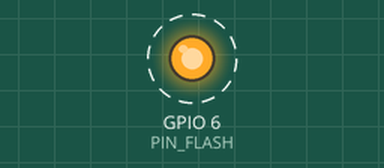
A sketch run on a simulated ESP32-S3. Shown: output pins drawn as LEDs (lit = HIGH). Dashed ring = blinking. What the sketch prints to the serial monitor is not drawn.

Above: at 1.5 s.
Timing chart, 0 to 5.6 s (numbered marks = the images above):
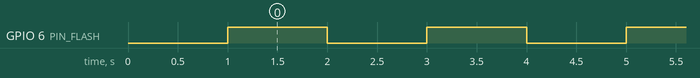

The sketch:

flash_test.ino
```cpp
#include <Arduino.h>

// 赤外線フラッシュ (LED) のピン定義
// camera.inoの定義に合わせています (GPIO 6)
#define PIN_FLASH 6

void setup() {
    Serial.begin(115200);
    while (!Serial) { delay(10); } // Wait for Serial
    delay(1000);
    Serial.println("=== ESP32 Flash Blink Test ===");

    // フラッシュピンを出力モードに設定
    pinMode(PIN_FLASH, OUTPUT);

    // 初期状態はOFF
    digitalWrite(PIN_FLASH, LOW);
}

void loop() {
    Serial.println("Flash ON");
    digitalWrite(PIN_FLASH, HIGH); // 点灯
    delay(1000); // 1秒待機

    Serial.println("Flash OFF");
    digitalWrite(PIN_FLASH, LOW);  // 消灯
    delay(1000); // 1秒待機
}
```

Measured:
- by itself, GPIO 6 (PIN_FLASH): alternates HIGH for 1.0 s and LOW for 1.0 s
